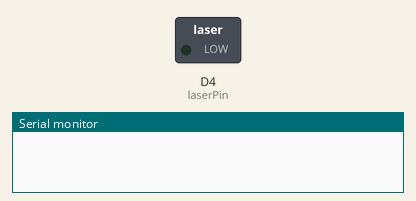
Simulated run of this sketch. Board: ESP8266 (NodeMCU). Shown: switched loads named in the sketch (green lamp = pin HIGH), the last lines printed to the serial monitor.

Above: at 2.5 s.
At 67.0 s:
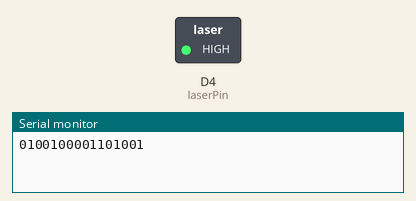
Timing chart, 0 to 79.3 s (numbered marks = the images above):
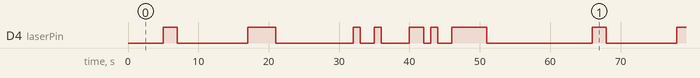

The sketch:

Sender_code.ino
```cpp
const int laserPin = D4;

void setup() {
  pinMode(laserPin, OUTPUT);
  digitalWrite(laserPin, LOW);
  Serial.begin(9600);
}

void loop() {
  delay(5000);
  digitalWrite(laserPin, HIGH);
  delay(2000);
  digitalWrite(laserPin, LOW);

  sendData();
}

void sendData() {
  String guard = "0000000000";
  String start = "1111";


  String message = "Hi";


  String binaryMessage = textToBinary(message);
  Serial.println(binaryMessage);


  String data = guard + start + guard + binaryMessage + start + guard;


  for (int i = 0; i < data.length(); i++) {
    if (data[i] == '1') {
      digitalWrite(laserPin, HIGH);
    } else {
      digitalWrite(laserPin, LOW);
    }
    delay(1000);
  }
}


String textToBinary(String text) {
  String binaryString = "";

  for (int i = 0; i < text.length(); i++) {
    char character = text[i];
    String binaryChar = String(character, BIN);


    while (binaryChar.length() < 8) {
      binaryChar = "0" + binaryChar;
    }

    binaryString += binaryChar;
  }

  return binaryString;
}
```

Measured:
- by itself, D4 (laserPin): repeats every 61.0 s: LOW 10.0 s, HIGH 4.0 s, LOW 11.0 s, HIGH 1.0 s, LOW 2.0 s, HIGH 1.0 s, LOW 4.0 s, HIGH 2.0 s, LOW 1.0 s, HIGH 1.0 s, LOW 2.0 s, HIGH 5.0 s, LOW 15.0 s, HIGH 2.0 s
- by itself, everything shown: repeats every 61.0 s, in 14 steps
